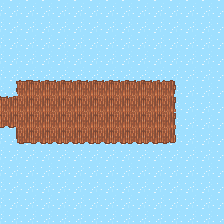

A level layout from a 2D game, rendered from its tile map. Below: a short description, then the map file with its tile-grid data intact:
An orthogonal 14x14 tile map with 16x16 px tiles, 2 tile layers (Walk, NotWalk) and 5 objects (2x Transition, Enemigo, ObjCogible, Player).

<map version="1.10" tiledversion="1.10.2" orientation="orthogonal" renderorder="right-down" width="14" height="14" tilewidth="16" tileheight="16" infinite="0" nextlayerid="4" nextobjectid="6">
 <tileset firstgid="1" source="../../../tileset/Tileset completo.tsx" />
 <layer id="1" name="Walk" width="14" height="14">
  <data encoding="csv">
0,0,0,0,0,0,0,0,0,0,0,0,0,0,
0,272,273,273,273,273,273,273,273,273,273,273,274,0,
0,300,301,301,301,301,301,301,301,301,301,301,302,0,
0,300,301,301,301,301,301,301,301,301,301,301,302,0,
0,300,301,301,301,301,301,301,301,301,301,301,302,0,
0,272,273,273,273,273,273,273,273,273,274,301,302,0,
273,301,301,301,301,301,301,301,301,301,302,301,302,0,
329,301,301,301,301,301,301,301,301,301,302,301,302,0,
0,328,329,329,329,329,329,329,329,329,330,301,302,0,
0,300,301,301,301,301,301,301,301,301,301,301,302,0,
0,300,301,301,301,301,301,301,301,301,301,301,302,0,
0,300,301,301,301,301,301,301,301,301,301,301,302,0,
0,328,329,329,329,329,329,329,329,329,329,329,330,0,
0,0,0,0,0,0,0,0,0,0,0,0,0,0
</data>
 </layer>
 <layer id="2" name="NotWalk" width="14" height="14">
  <data encoding="csv">
387,387,387,387,387,387,387,387,387,387,387,387,387,387,
387,387,387,387,387,387,387,387,387,387,387,387,387,387,
387,387,387,387,387,387,387,387,387,387,387,387,387,387,
387,387,387,387,387,387,387,387,387,387,387,387,387,387,
387,387,387,387,387,387,387,387,387,387,387,387,387,387,
387,0,0,0,0,0,0,0,0,0,0,387,387,387,
0,0,0,0,0,0,0,0,0,0,0,387,387,387,
0,0,0,0,0,0,0,0,0,0,0,387,387,387,
387,0,0,0,0,0,0,0,0,0,0,387,387,387,
387,387,387,387,387,387,387,387,387,387,387,387,387,387,
387,387,387,387,387,387,387,387,387,387,387,387,387,387,
387,387,387,387,387,387,387,387,387,387,387,387,387,387,
387,387,387,387,387,387,387,387,387,387,387,387,387,387,
387,387,387,387,387,387,387,387,387,387,387,387,387,387
</data>
 </layer>
 <objectgroup id="3" name="Obj">
  <object id="1" name="TermitaTronco" type="Enemigo" x="118" y="123">
   <point />
  </object>
  <object id="2" name="LLave" type="ObjCogible" x="152" y="106">
   <point />
  </object>
  <object id="3" name="TransitionW" type="Transition" x="8" y="108">
   <properties>
    <property name="nextMap" value="resources/maps/niveles/nivel02/dentro/mapaN2_13_dentro.tmx" />
   </properties>
   <point />
  </object>
  <object id="5" name="TransitionW" type="Transition" x="8" y="122">
   <properties>
    <property name="nextMap" value="resources/maps/niveles/nivel02/dentro/mapaN2_13_dentro.tmx" />
   </properties>
   <point />
  </object>
  <object id="4" name="FlonkW" type="Player" x="24" y="123">
   <point />
  </object>
 </objectgroup>
</map>
